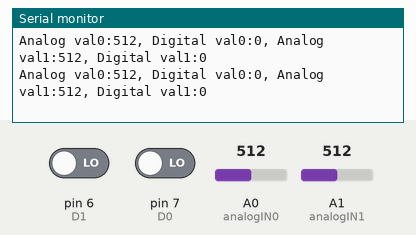
Bench run of a sketch on a simulated Arduino Uno, built with avr-gcc and run on an emulated ATmega328P. Shown: the last lines printed to the serial monitor. Inputs (shaded band) come from the test bench; at power-on: A0 (analogIN0) = 512, A1 (analogIN1) = 512, pin 6 (D1) LOW, pin 7 (D0) LOW.

Above: at 1.6 s.
1.7 s: A0 (analogIN0) set to 716
At 1.7 s:
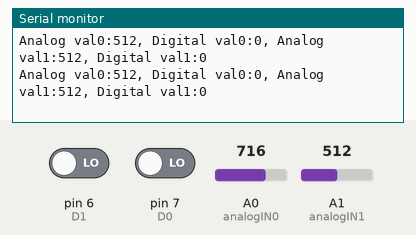
3.2 s: A1 (analogIN1) set to 716
At 3.9 s:
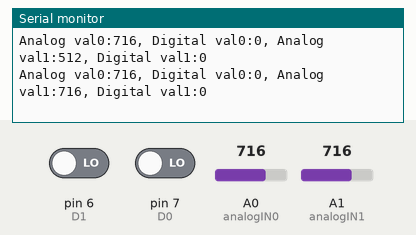
4.7 s: pin 6 (D1) driven HIGH
At 5.3 s:
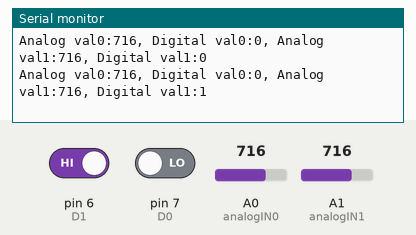
6.2 s: pin 7 (D0) driven HIGH
At 7.1 s:
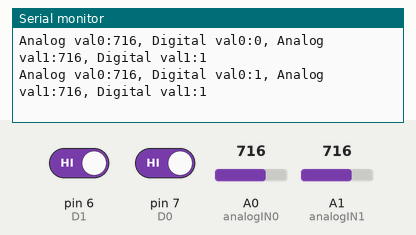
7.7 s: A0 (analogIN0) set to 900
At 8.7 s:
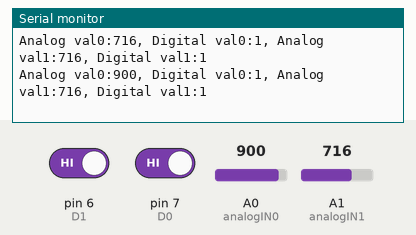
9.2 s: A1 (analogIN1) set to 900
At 10.3 s:
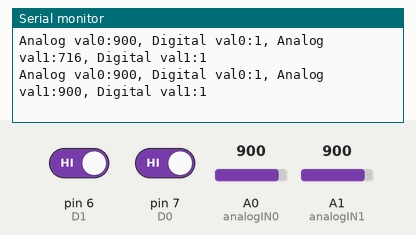
Timing chart, 0 to 11.7 s (numbered marks = the images above; inputs shaded):
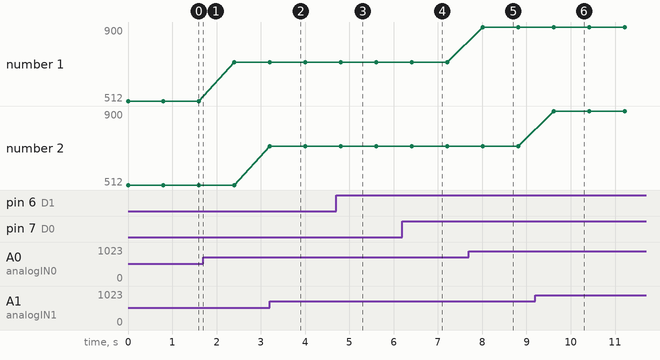

Measured:
- after the input at 3.2 s, the serial monitor: prints a new line at once (image 2)
- after the input at 4.7 s, the serial monitor: prints a new line after 0.11 s (image 3)
- after the input at 6.2 s, the serial monitor: prints a new line after 0.21 s (image 4)
- after the input at 7.7 s, the serial monitor: prints a new line after 0.31 s (image 5)
- after the input at 9.2 s, the serial monitor: prints a new line after 0.42 s (image 6)
- plotted number 1: 512 → 716 after the input at 1.7 s, 716 → 900 after the input at 7.7 s

The sketch:

sonsor_test.ino
```cpp
// センサー1
int analogIN0 = A0;
int D0 = 7;
int Aval0 = 0;
int Dval0 = 0;

//センサー2
int analogIN1 = A1;
int D1 = 6;
int Aval1 = 0;
int Dval1 = 0;

void setup() {
    // put your setup code here, to run once:
    pinMode(A0, INPUT);
    pinMode(D0, INPUT);
    pinMode(A1, INPUT);
    pinMode(D1, INPUT);
    Serial.begin(9600);
}

void loop() {
    Aval0 = analogRead(analogIN0);
    Dval0 = digitalRead(D0);

    Aval1 = analogRead(analogIN1);
    Dval1 = digitalRead(D1);

    Serial.print("Analog val0:");
    Serial.print(Aval0);
    Serial.print(", Digital val0:");
    Serial.print(Dval0);
    Serial.print(", Analog val1:");
    Serial.print(Aval1);
    Serial.print(", Digital val1:");
    Serial.println(Dval1);

    delay(800);

}
```
